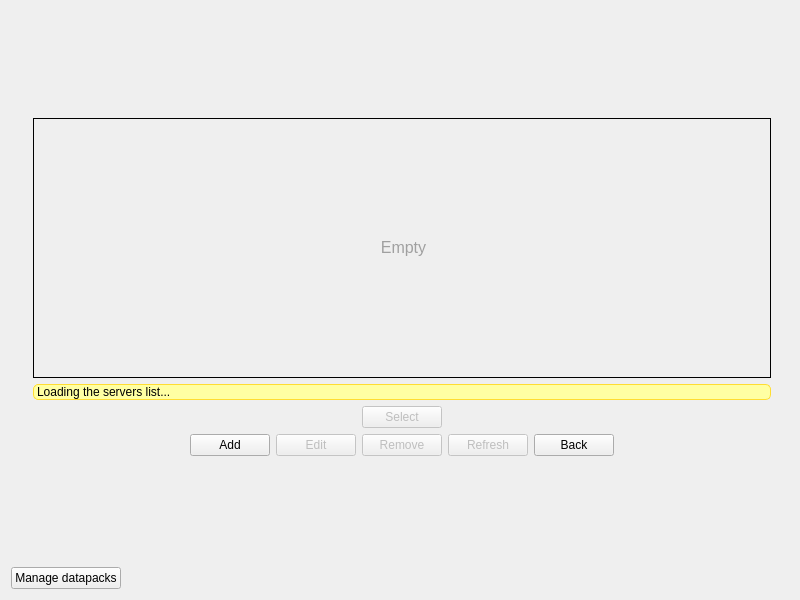
<?xml version="1.0" encoding="UTF-8"?>
<ui version="4.0">
 <class>MainWindow</class>
 <widget class="QMainWindow" name="MainWindow">
  <property name="geometry">
   <rect>
    <x>0</x>
    <y>0</y>
    <width>800</width>
    <height>600</height>
   </rect>
  </property>
  <property name="minimumSize">
   <size>
    <width>800</width>
    <height>600</height>
   </size>
  </property>
  <property name="maximumSize">
   <size>
    <width>800</width>
    <height>600</height>
   </size>
  </property>
  <property name="windowTitle">
   <string notr="true">CatchChallenger</string>
  </property>
  <property name="windowIcon">
   <iconset resource="../../server/all-server-resources.qrc">
    <normaloff>:/images/catchchallenger.png</normaloff>:/images/catchchallenger.png</iconset>
  </property>
  <widget class="QWidget" name="centralWidget">
   <layout class="QHBoxLayout" name="horizontalLayout">
    <property name="spacing">
     <number>0</number>
    </property>
    <property name="leftMargin">
     <number>0</number>
    </property>
    <property name="topMargin">
     <number>0</number>
    </property>
    <property name="rightMargin">
     <number>0</number>
    </property>
    <property name="bottomMargin">
     <number>0</number>
    </property>
    <item>
     <widget class="QStackedWidget" name="stackedWidget">
      <property name="currentIndex">
       <number>1</number>
      </property>
      <widget class="QWidget" name="mode">
       <layout class="QVBoxLayout" name="verticalLayout_9">
        <item>
         <widget class="QLabel" name="version">
          <property name="styleSheet">
           <string notr="true">color: rgb(120, 120, 120);</string>
          </property>
         </widget>
        </item>
        <item>
         <layout class="QHBoxLayout" name="horizontalLayout_8">
          <item>
           <spacer name="horizontalSpacer_11">
            <property name="orientation">
             <enum>Qt::Horizontal</enum>
            </property>
            <property name="sizeHint" stdset="0">
             <size>
              <width>40</width>
              <height>20</height>
             </size>
            </property>
           </spacer>
          </item>
          <item>
           <layout class="QVBoxLayout" name="verticalLayout_8">
            <item>
             <spacer name="verticalSpacer_5">
              <property name="orientation">
               <enum>Qt::Vertical</enum>
              </property>
              <property name="sizeHint" stdset="0">
               <size>
                <width>20</width>
                <height>40</height>
               </size>
              </property>
             </spacer>
            </item>
            <item>
             <widget class="QPushButton" name="solo">
              <property name="minimumSize">
               <size>
                <width>200</width>
                <height>30</height>
               </size>
              </property>
              <property name="text">
               <string>Solo</string>
              </property>
             </widget>
            </item>
            <item>
             <widget class="QPushButton" name="multiplayer">
              <property name="minimumSize">
               <size>
                <width>200</width>
                <height>30</height>
               </size>
              </property>
              <property name="text">
               <string>Multiplayers</string>
              </property>
             </widget>
            </item>
            <item>
             <spacer name="verticalSpacer_6">
              <property name="orientation">
               <enum>Qt::Vertical</enum>
              </property>
              <property name="sizeHint" stdset="0">
               <size>
                <width>20</width>
                <height>40</height>
               </size>
              </property>
             </spacer>
            </item>
           </layout>
          </item>
          <item>
           <spacer name="horizontalSpacer_12">
            <property name="orientation">
             <enum>Qt::Horizontal</enum>
            </property>
            <property name="sizeHint" stdset="0">
             <size>
              <width>40</width>
              <height>20</height>
             </size>
            </property>
           </spacer>
          </item>
         </layout>
        </item>
        <item>
         <widget class="QLabel" name="news">
          <property name="styleSheet">
           <string notr="true">#news{
background-color: rgb(220, 220, 240);
border: 1px solid rgb(100, 150, 240);
border-radius:5px;
color: rgb(0, 0, 0);
background-image: url(:/images/multi/busy.png);
background-repeat: no-repeat;
background-position: right;
}</string>
          </property>
          <property name="text">
           <string/>
          </property>
          <property name="openExternalLinks">
           <bool>true</bool>
          </property>
         </widget>
        </item>
        <item>
         <widget class="QLabel" name="update">
          <property name="styleSheet">
           <string notr="true">background-color: rgb(255, 255, 163);
border: 1px solid rgb(255, 221, 50);
border-radius:5px;
color: rgb(0, 0, 0);</string>
          </property>
          <property name="openExternalLinks">
           <bool>true</bool>
          </property>
         </widget>
        </item>
        <item>
         <layout class="QHBoxLayout" name="horizontalLayout_9">
          <item>
           <widget class="QToolButton" name="languages">
            <property name="icon">
             <iconset>
              <normaloff>:/images/interface/languages.png</normaloff>:/images/interface/languages.png</iconset>
            </property>
            <property name="iconSize">
             <size>
              <width>22</width>
              <height>22</height>
             </size>
            </property>
           </widget>
          </item>
          <item>
           <spacer name="horizontalSpacer_10">
            <property name="orientation">
             <enum>Qt::Horizontal</enum>
            </property>
            <property name="sizeHint" stdset="0">
             <size>
              <width>40</width>
              <height>20</height>
             </size>
            </property>
           </spacer>
          </item>
          <item>
           <widget class="QLabel" name="label_catchchallenger_link">
            <property name="text">
             <string>&lt;a href=&quot;http://catchchallenger.first-world.info/&quot;&gt;&lt;span style=&quot;color:#FFF;text-decoration:none;&quot;&gt;CatchChallenger&lt;/span&gt;&lt;/a&gt; &lt;!-- (Don't remove please) --&gt;</string>
            </property>
            <property name="openExternalLinks">
             <bool>true</bool>
            </property>
           </widget>
          </item>
          <item>
           <widget class="QPushButton" name="UltimateKey">
            <property name="text">
             <string>Ultimate key</string>
            </property>
           </widget>
          </item>
         </layout>
        </item>
       </layout>
      </widget>
      <widget class="QWidget" name="poolServersList">
       <layout class="QVBoxLayout" name="verticalLayout_3">
        <item>
         <spacer name="verticalSpacer_login_2">
          <property name="orientation">
           <enum>Qt::Vertical</enum>
          </property>
          <property name="sizeHint" stdset="0">
           <size>
            <width>20</width>
            <height>197</height>
           </size>
          </property>
         </spacer>
        </item>
        <item>
         <layout class="QHBoxLayout" name="horizontalLayout_14">
          <item>
           <spacer name="horizontalSpacer_22">
            <property name="orientation">
             <enum>Qt::Horizontal</enum>
            </property>
            <property name="sizeHint" stdset="0">
             <size>
              <width>40</width>
              <height>20</height>
             </size>
            </property>
           </spacer>
          </item>
          <item>
           <widget class="QFrame" name="frame_border_server">
            <property name="minimumSize">
             <size>
              <width>777</width>
              <height>379</height>
             </size>
            </property>
            <property name="maximumSize">
             <size>
              <width>777</width>
              <height>379</height>
             </size>
            </property>
            <property name="styleSheet">
             <string notr="true">#frame_border_server{background-image: url(:/images/savegame-select.png);}</string>
            </property>
            <layout class="QHBoxLayout" name="horizontalLayout_11">
             <item>
              <spacer name="horizontalSpacer_16">
               <property name="orientation">
                <enum>Qt::Horizontal</enum>
               </property>
               <property name="sizeHint" stdset="0">
                <size>
                 <width>40</width>
                 <height>20</height>
                </size>
               </property>
              </spacer>
             </item>
             <item>
              <widget class="QFrame" name="frame_server">
               <property name="minimumSize">
                <size>
                 <width>760</width>
                 <height>360</height>
                </size>
               </property>
               <property name="maximumSize">
                <size>
                 <width>760</width>
                 <height>360</height>
                </size>
               </property>
               <layout class="QVBoxLayout" name="verticalLayout_11">
                <item>
                 <widget class="QScrollArea" name="scrollArea_3">
                  <property name="styleSheet">
                   <string notr="true">QScrollArea {
	background-image: url(:/images/light-white.png);
border: 1px solid #000;
}
QLabel { padding:2px; }</string>
                  </property>
                  <property name="widgetResizable">
                   <bool>true</bool>
                  </property>
                  <widget class="QWidget" name="scrollAreaWidgetContentsServer">
                   <property name="geometry">
                    <rect>
                     <x>0</x>
                     <y>0</y>
                     <width>740</width>
                     <height>255</height>
                    </rect>
                   </property>
                   <layout class="QVBoxLayout" name="verticalLayout_12">
                    <item>
                     <widget class="QWidget" name="serverWidget" native="true">
                      <layout class="QVBoxLayout" name="verticalLayout_13">
                       <item>
                        <widget class="QLabel" name="serverEmpty">
                         <property name="text">
                          <string>&lt;html&gt;&lt;head/&gt;&lt;body&gt;&lt;p align=&quot;center&quot;&gt;&lt;span style=&quot; font-size:12pt; color:#a0a0a0;&quot;&gt;Empty&lt;/span&gt;&lt;/p&gt;&lt;/body&gt;&lt;/html&gt;</string>
                         </property>
                         <property name="textFormat">
                          <enum>Qt::RichText</enum>
                         </property>
                        </widget>
                       </item>
                      </layout>
                     </widget>
                    </item>
                   </layout>
                  </widget>
                 </widget>
                </item>
                <item>
                 <widget class="QLabel" name="warning">
                  <property name="styleSheet">
                   <string notr="true">background-color: rgb(255, 255, 163);
border: 1px solid rgb(255, 221, 50);
border-radius:5px;
color: rgb(0, 0, 0);</string>
                  </property>
                  <property name="text">
                   <string>Loading the servers list...</string>
                  </property>
                 </widget>
                </item>
                <item>
                 <layout class="QHBoxLayout" name="horizontalLayout_main">
                  <item>
                   <spacer name="horizontalSpacer_17">
                    <property name="orientation">
                     <enum>Qt::Horizontal</enum>
                    </property>
                    <property name="sizeHint" stdset="0">
                     <size>
                      <width>40</width>
                      <height>20</height>
                     </size>
                    </property>
                   </spacer>
                  </item>
                  <item>
                   <widget class="QPushButton" name="server_select">
                    <property name="enabled">
                     <bool>false</bool>
                    </property>
                    <property name="text">
                     <string>Select</string>
                    </property>
                   </widget>
                  </item>
                  <item>
                   <spacer name="horizontalSpacer_18">
                    <property name="orientation">
                     <enum>Qt::Horizontal</enum>
                    </property>
                    <property name="sizeHint" stdset="0">
                     <size>
                      <width>40</width>
                      <height>20</height>
                     </size>
                    </property>
                   </spacer>
                  </item>
                 </layout>
                </item>
                <item>
                 <layout class="QHBoxLayout" name="horizontalLayout_13">
                  <item>
                   <spacer name="horizontalSpacer_19">
                    <property name="orientation">
                     <enum>Qt::Horizontal</enum>
                    </property>
                    <property name="sizeHint" stdset="0">
                     <size>
                      <width>40</width>
                      <height>20</height>
                     </size>
                    </property>
                   </spacer>
                  </item>
                  <item>
                   <widget class="QPushButton" name="server_add">
                    <property name="text">
                     <string>Add</string>
                    </property>
                   </widget>
                  </item>
                  <item>
                   <widget class="QPushButton" name="server_edit">
                    <property name="enabled">
                     <bool>false</bool>
                    </property>
                    <property name="text">
                     <string>Edit</string>
                    </property>
                   </widget>
                  </item>
                  <item>
                   <widget class="QPushButton" name="server_remove">
                    <property name="enabled">
                     <bool>false</bool>
                    </property>
                    <property name="text">
                     <string>Remove</string>
                    </property>
                   </widget>
                  </item>
                  <item>
                   <widget class="QPushButton" name="server_refresh">
                    <property name="enabled">
                     <bool>false</bool>
                    </property>
                    <property name="text">
                     <string>Refresh</string>
                    </property>
                   </widget>
                  </item>
                  <item>
                   <widget class="QPushButton" name="server_back">
                    <property name="text">
                     <string>Back</string>
                    </property>
                   </widget>
                  </item>
                  <item>
                   <spacer name="horizontalSpacer_20">
                    <property name="orientation">
                     <enum>Qt::Horizontal</enum>
                    </property>
                    <property name="sizeHint" stdset="0">
                     <size>
                      <width>40</width>
                      <height>20</height>
                     </size>
                    </property>
                   </spacer>
                  </item>
                 </layout>
                </item>
               </layout>
              </widget>
             </item>
             <item>
              <spacer name="horizontalSpacer_21">
               <property name="orientation">
                <enum>Qt::Horizontal</enum>
               </property>
               <property name="sizeHint" stdset="0">
                <size>
                 <width>40</width>
                 <height>20</height>
                </size>
               </property>
              </spacer>
             </item>
            </layout>
           </widget>
          </item>
          <item>
           <spacer name="horizontalSpacer_23">
            <property name="orientation">
             <enum>Qt::Horizontal</enum>
            </property>
            <property name="sizeHint" stdset="0">
             <size>
              <width>40</width>
              <height>20</height>
             </size>
            </property>
           </spacer>
          </item>
         </layout>
        </item>
        <item>
         <spacer name="verticalSpacer_login_3">
          <property name="orientation">
           <enum>Qt::Vertical</enum>
          </property>
          <property name="sizeHint" stdset="0">
           <size>
            <width>20</width>
            <height>197</height>
           </size>
          </property>
         </spacer>
        </item>
        <item>
         <layout class="QHBoxLayout" name="horizontalLayout_3">
          <item>
           <widget class="QPushButton" name="manageDatapack">
            <property name="text">
             <string>Manage datapacks</string>
            </property>
           </widget>
          </item>
          <item>
           <spacer name="horizontalSpacer_2">
            <property name="orientation">
             <enum>Qt::Horizontal</enum>
            </property>
            <property name="sizeHint" stdset="0">
             <size>
              <width>40</width>
              <height>20</height>
             </size>
            </property>
           </spacer>
          </item>
         </layout>
        </item>
       </layout>
      </widget>
      <widget class="QWidget" name="datapack">
       <layout class="QVBoxLayout" name="verticalLayout_2">
        <item>
         <spacer name="verticalSpacer_2">
          <property name="orientation">
           <enum>Qt::Vertical</enum>
          </property>
          <property name="sizeHint" stdset="0">
           <size>
            <width>20</width>
            <height>100</height>
           </size>
          </property>
         </spacer>
        </item>
        <item>
         <widget class="QFrame" name="frame_border_datapack">
          <property name="minimumSize">
           <size>
            <width>777</width>
            <height>379</height>
           </size>
          </property>
          <property name="maximumSize">
           <size>
            <width>777</width>
            <height>379</height>
           </size>
          </property>
          <property name="styleSheet">
           <string notr="true">#frame_border_datapack{background-image: url(:/images/savegame-select.png);}</string>
          </property>
          <layout class="QHBoxLayout" name="horizontalLayout_4">
           <item>
            <spacer name="horizontalSpacer_3">
             <property name="orientation">
              <enum>Qt::Horizontal</enum>
             </property>
             <property name="sizeHint" stdset="0">
              <size>
               <width>40</width>
               <height>20</height>
              </size>
             </property>
            </spacer>
           </item>
           <item>
            <widget class="QFrame" name="frame_datapack">
             <property name="minimumSize">
              <size>
               <width>760</width>
               <height>360</height>
              </size>
             </property>
             <property name="maximumSize">
              <size>
               <width>760</width>
               <height>360</height>
              </size>
             </property>
             <layout class="QVBoxLayout" name="verticalLayout_4">
              <item>
               <widget class="QScrollArea" name="scrollArea">
                <property name="styleSheet">
                 <string notr="true">QScrollArea {
	background-image: url(:/images/light-white.png);
border: 1px solid #000;
}
QLabel { padding:2px; }</string>
                </property>
                <property name="widgetResizable">
                 <bool>true</bool>
                </property>
                <widget class="QWidget" name="scrollAreaWidgetContents">
                 <property name="geometry">
                  <rect>
                   <x>0</x>
                   <y>0</y>
                   <width>740</width>
                   <height>278</height>
                  </rect>
                 </property>
                 <layout class="QVBoxLayout" name="verticalLayout_6">
                  <item>
                   <widget class="QWidget" name="datapackWidget" native="true">
                    <layout class="QVBoxLayout" name="verticalLayout_5">
                     <item>
                      <widget class="QLabel" name="datapackEmpty">
                       <property name="text">
                        <string>&lt;html&gt;&lt;head/&gt;&lt;body&gt;&lt;p align=&quot;center&quot;&gt;&lt;span style=&quot; font-size:12pt; color:#a0a0a0;&quot;&gt;Empty&lt;/span&gt;&lt;/p&gt;&lt;/body&gt;&lt;/html&gt;</string>
                       </property>
                       <property name="textFormat">
                        <enum>Qt::RichText</enum>
                       </property>
                      </widget>
                     </item>
                    </layout>
                   </widget>
                  </item>
                 </layout>
                </widget>
               </widget>
              </item>
              <item>
               <layout class="QHBoxLayout" name="horizontalLayout_5">
                <item>
                 <spacer name="horizontalSpacer_5">
                  <property name="orientation">
                   <enum>Qt::Horizontal</enum>
                  </property>
                  <property name="sizeHint" stdset="0">
                   <size>
                    <width>40</width>
                    <height>20</height>
                   </size>
                  </property>
                 </spacer>
                </item>
                <item>
                 <widget class="QPushButton" name="deleteDatapack">
                  <property name="enabled">
                   <bool>false</bool>
                  </property>
                  <property name="text">
                   <string>Delete</string>
                  </property>
                 </widget>
                </item>
                <item>
                 <spacer name="horizontalSpacer_6">
                  <property name="orientation">
                   <enum>Qt::Horizontal</enum>
                  </property>
                  <property name="sizeHint" stdset="0">
                   <size>
                    <width>40</width>
                    <height>20</height>
                   </size>
                  </property>
                 </spacer>
                </item>
               </layout>
              </item>
              <item>
               <layout class="QHBoxLayout" name="horizontalLayout_7">
                <item>
                 <spacer name="horizontalSpacer_7">
                  <property name="orientation">
                   <enum>Qt::Horizontal</enum>
                  </property>
                  <property name="sizeHint" stdset="0">
                   <size>
                    <width>40</width>
                    <height>20</height>
                   </size>
                  </property>
                 </spacer>
                </item>
                <item>
                 <widget class="QPushButton" name="backDatapack">
                  <property name="text">
                   <string>Back</string>
                  </property>
                 </widget>
                </item>
                <item>
                 <spacer name="horizontalSpacer_8">
                  <property name="orientation">
                   <enum>Qt::Horizontal</enum>
                  </property>
                  <property name="sizeHint" stdset="0">
                   <size>
                    <width>40</width>
                    <height>20</height>
                   </size>
                  </property>
                 </spacer>
                </item>
               </layout>
              </item>
             </layout>
            </widget>
           </item>
           <item>
            <spacer name="horizontalSpacer_4">
             <property name="orientation">
              <enum>Qt::Horizontal</enum>
             </property>
             <property name="sizeHint" stdset="0">
              <size>
               <width>40</width>
               <height>20</height>
              </size>
             </property>
            </spacer>
           </item>
          </layout>
         </widget>
        </item>
        <item>
         <spacer name="verticalSpacer">
          <property name="orientation">
           <enum>Qt::Vertical</enum>
          </property>
          <property name="sizeHint" stdset="0">
           <size>
            <width>20</width>
            <height>99</height>
           </size>
          </property>
         </spacer>
        </item>
       </layout>
      </widget>
      <widget class="QWidget" name="login">
       <layout class="QVBoxLayout" name="verticalLayout_7">
        <item>
         <spacer name="verticalSpacer_3">
          <property name="orientation">
           <enum>Qt::Vertical</enum>
          </property>
          <property name="sizeHint" stdset="0">
           <size>
            <width>20</width>
            <height>192</height>
           </size>
          </property>
         </spacer>
        </item>
        <item>
         <layout class="QHBoxLayout" name="horizontalLayout_2">
          <item>
           <spacer name="horizontalSpacer">
            <property name="orientation">
             <enum>Qt::Horizontal</enum>
            </property>
            <property name="sizeHint" stdset="0">
             <size>
              <width>40</width>
              <height>20</height>
             </size>
            </property>
           </spacer>
          </item>
          <item>
           <widget class="QFrame" name="frame_login_2">
            <property name="minimumSize">
             <size>
              <width>431</width>
              <height>191</height>
             </size>
            </property>
            <property name="maximumSize">
             <size>
              <width>431</width>
              <height>191</height>
             </size>
            </property>
            <property name="styleSheet">
             <string notr="true">#frame_login_2{background-image: url(:/images/background-dialog.png);}</string>
            </property>
            <layout class="QHBoxLayout" name="horizontalLayout_6">
             <property name="spacing">
              <number>0</number>
             </property>
             <property name="leftMargin">
              <number>0</number>
             </property>
             <property name="topMargin">
              <number>0</number>
             </property>
             <property name="rightMargin">
              <number>0</number>
             </property>
             <property name="bottomMargin">
              <number>0</number>
             </property>
             <item>
              <widget class="QFrame" name="frame_login">
               <property name="minimumSize">
                <size>
                 <width>411</width>
                 <height>161</height>
                </size>
               </property>
               <property name="maximumSize">
                <size>
                 <width>411</width>
                 <height>161</height>
                </size>
               </property>
               <property name="frameShape">
                <enum>QFrame::NoFrame</enum>
               </property>
               <property name="frameShadow">
                <enum>QFrame::Raised</enum>
               </property>
               <layout class="QVBoxLayout" name="verticalLayout">
                <item>
                 <layout class="QHBoxLayout" name="horizontalLayout_login_2">
                  <item>
                   <widget class="QLabel" name="label_login_login">
                    <property name="text">
                     <string>Login</string>
                    </property>
                   </widget>
                  </item>
                  <item>
                   <spacer name="horizontalSpacer_login_7">
                    <property name="orientation">
                     <enum>Qt::Horizontal</enum>
                    </property>
                    <property name="sizeHint" stdset="0">
                     <size>
                      <width>40</width>
                      <height>20</height>
                     </size>
                    </property>
                   </spacer>
                  </item>
                  <item>
                   <widget class="QLineEdit" name="lineEditLogin">
                    <property name="minimumSize">
                     <size>
                      <width>180</width>
                      <height>0</height>
                     </size>
                    </property>
                    <property name="maximumSize">
                     <size>
                      <width>180</width>
                      <height>16777215</height>
                     </size>
                    </property>
                    <property name="styleSheet">
                     <string notr="true">background-image: url(:/images/light-white.png);color: rgb(0, 0, 0);
border-image: url(:/images/empty.png);</string>
                    </property>
                   </widget>
                  </item>
                 </layout>
                </item>
                <item>
                 <layout class="QHBoxLayout" name="horizontalLayout_login_3">
                  <item>
                   <widget class="QLabel" name="label_login_pass">
                    <property name="text">
                     <string>Password:</string>
                    </property>
                   </widget>
                  </item>
                  <item>
                   <spacer name="horizontalSpacer_login_2">
                    <property name="orientation">
                     <enum>Qt::Horizontal</enum>
                    </property>
                    <property name="sizeHint" stdset="0">
                     <size>
                      <width>40</width>
                      <height>20</height>
                     </size>
                    </property>
                   </spacer>
                  </item>
                  <item>
                   <widget class="QLineEdit" name="lineEditPass">
                    <property name="minimumSize">
                     <size>
                      <width>180</width>
                      <height>0</height>
                     </size>
                    </property>
                    <property name="maximumSize">
                     <size>
                      <width>180</width>
                      <height>16777215</height>
                     </size>
                    </property>
                    <property name="styleSheet">
                     <string notr="true">background-image: url(:/images/light-white.png);
border-image: url(:/images/empty.png);
color: rgb(0, 0, 0);</string>
                    </property>
                    <property name="echoMode">
                     <enum>QLineEdit::Password</enum>
                    </property>
                   </widget>
                  </item>
                  <item>
                   <widget class="QToolButton" name="showPassword">
                    <property name="toolTip">
                     <string>Show the password</string>
                    </property>
                    <property name="icon">
                     <iconset resource="../resources/client-resources-multi.qrc">
                      <normaloff>:/images/multi/showpassword.png</normaloff>:/images/multi/showpassword.png</iconset>
                    </property>
                    <property name="iconSize">
                     <size>
                      <width>16</width>
                      <height>16</height>
                     </size>
                    </property>
                    <property name="checkable">
                     <bool>true</bool>
                    </property>
                   </widget>
                  </item>
                 </layout>
                </item>
                <item>
                 <widget class="QCheckBox" name="checkBoxRememberPassword">
                  <property name="text">
                   <string>Remember the password</string>
                  </property>
                 </widget>
                </item>
                <item>
                 <spacer name="verticalSpacer_login">
                  <property name="orientation">
                   <enum>Qt::Vertical</enum>
                  </property>
                  <property name="sizeHint" stdset="0">
                   <size>
                    <width>20</width>
                    <height>72</height>
                   </size>
                  </property>
                 </spacer>
                </item>
                <item>
                 <layout class="QHBoxLayout" name="horizontalLayout_10">
                  <item>
                   <spacer name="horizontalSpacer_login_5">
                    <property name="orientation">
                     <enum>Qt::Horizontal</enum>
                    </property>
                    <property name="sizeHint" stdset="0">
                     <size>
                      <width>40</width>
                      <height>20</height>
                     </size>
                    </property>
                   </spacer>
                  </item>
                  <item>
                   <widget class="QLabel" name="label_login_website">
                    <property name="styleSheet">
                     <string notr="true">background-image: url(:/images/light-white.png);
padding: 0 5px;</string>
                    </property>
                    <property name="text">
                     <string>&lt;a href=&quot;http://catchchallenger.first-world.info/&quot;&gt;&lt;span style=&quot;text-decoration:underline;color:#0057ae;&quot;&gt;Web site&lt;/span&gt;&lt;/a&gt;</string>
                    </property>
                    <property name="openExternalLinks">
                     <bool>true</bool>
                    </property>
                   </widget>
                  </item>
                  <item>
                   <spacer name="horizontalSpacer_website">
                    <property name="orientation">
                     <enum>Qt::Horizontal</enum>
                    </property>
                    <property name="sizeHint" stdset="0">
                     <size>
                      <width>40</width>
                      <height>20</height>
                     </size>
                    </property>
                   </spacer>
                  </item>
                  <item>
                   <widget class="QLabel" name="label_login_register">
                    <property name="styleSheet">
                     <string notr="true">background-image: url(:/images/light-white.png);
padding: 0 5px;</string>
                    </property>
                    <property name="text">
                     <string>&lt;a href=&quot;http://catchchallenger.first-world.info/register.html&quot;&gt;&lt;span style=&quot;text-decoration:underline;color:#0057ae;&quot;&gt;Register&lt;/span&gt;&lt;/a&gt;</string>
                    </property>
                    <property name="openExternalLinks">
                     <bool>true</bool>
                    </property>
                   </widget>
                  </item>
                  <item>
                   <spacer name="horizontalSpacer_register">
                    <property name="orientation">
                     <enum>Qt::Horizontal</enum>
                    </property>
                    <property name="sizeHint" stdset="0">
                     <size>
                      <width>40</width>
                      <height>20</height>
                     </size>
                    </property>
                   </spacer>
                  </item>
                 </layout>
                </item>
                <item>
                 <layout class="QHBoxLayout" name="horizontalLayout_12">
                  <item>
                   <spacer name="horizontalSpacer_login_3">
                    <property name="orientation">
                     <enum>Qt::Horizontal</enum>
                    </property>
                    <property name="sizeHint" stdset="0">
                     <size>
                      <width>40</width>
                      <height>20</height>
                     </size>
                    </property>
                   </spacer>
                  </item>
                  <item>
                   <widget class="QPushButton" name="pushButtonTryLogin">
                    <property name="text">
                     <string> Ok </string>
                    </property>
                   </widget>
                  </item>
                  <item>
                   <spacer name="horizontalSpacer_13">
                    <property name="orientation">
                     <enum>Qt::Horizontal</enum>
                    </property>
                    <property name="sizeHint" stdset="0">
                     <size>
                      <width>40</width>
                      <height>20</height>
                     </size>
                    </property>
                   </spacer>
                  </item>
                  <item>
                   <widget class="QPushButton" name="login_cancel">
                    <property name="text">
                     <string>Cancel</string>
                    </property>
                   </widget>
                  </item>
                  <item>
                   <spacer name="horizontalSpacer_14">
                    <property name="orientation">
                     <enum>Qt::Horizontal</enum>
                    </property>
                    <property name="sizeHint" stdset="0">
                     <size>
                      <width>40</width>
                      <height>20</height>
                     </size>
                    </property>
                   </spacer>
                  </item>
                 </layout>
                </item>
               </layout>
              </widget>
             </item>
            </layout>
           </widget>
          </item>
          <item>
           <spacer name="horizontalSpacer_9">
            <property name="orientation">
             <enum>Qt::Horizontal</enum>
            </property>
            <property name="sizeHint" stdset="0">
             <size>
              <width>40</width>
              <height>20</height>
             </size>
            </property>
           </spacer>
          </item>
         </layout>
        </item>
        <item>
         <spacer name="verticalSpacer_4">
          <property name="orientation">
           <enum>Qt::Vertical</enum>
          </property>
          <property name="sizeHint" stdset="0">
           <size>
            <width>20</width>
            <height>192</height>
           </size>
          </property>
         </spacer>
        </item>
       </layout>
      </widget>
     </widget>
    </item>
   </layout>
  </widget>
 </widget>
 <layoutdefault spacing="6" margin="11"/>
 <resources>
  <include location="../resources/client-resources-multi.qrc"/>
  <include location="../../server/all-server-resources.qrc"/>
 </resources>
 <connections/>
</ui>
